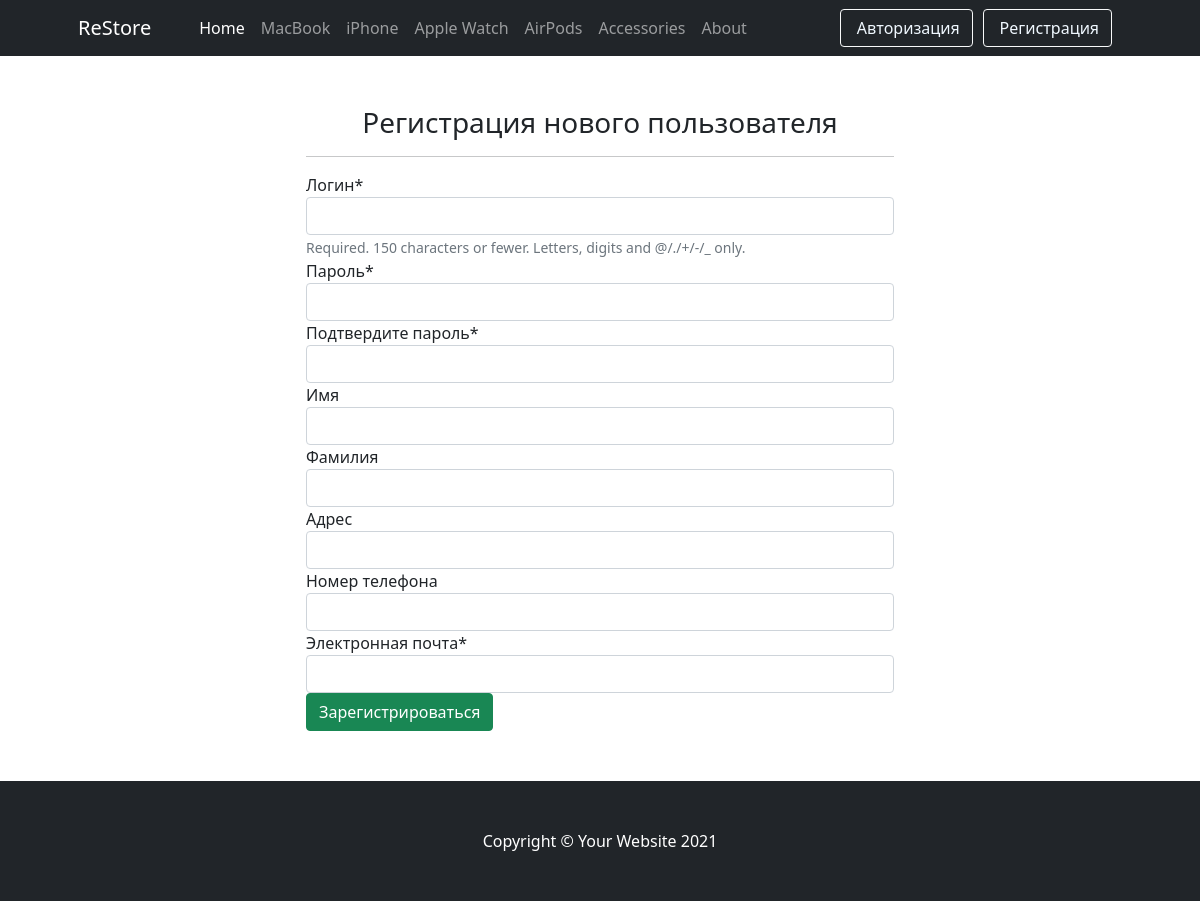
Page /registration/ on the committed database.
### mainapp/models.py (models this page shows, shortened)
class Category(models.Model):
    name = models.CharField(max_length=255, verbose_name='Имя категории')
    slug = models.SlugField(unique=True)
    def get_absolute_url(self):
        return reverse('category_detail', kwargs={'slug': self.slug})

### mainapp/views.py (the view, shortened to what this page needs)
# urls.py: path('registration/', RegistrationView.as_view(), name='registration'),
class RegistrationView(CartMixin, View):
    def get(self, request, *args, **kwargs):
        form = RegistrationForm(request.POST or None)
        categories = Category.objects.all()
        context = {
            'form': form,
            'categories': categories,
            'cart': self.cart
        }
        return render(request, 'registration.html', context)

### mainapp/forms.py (shortened to what this page needs)
class RegistrationForm(forms.ModelForm):
    confirm_password = forms.CharField(widget=forms.PasswordInput)
    password = forms.CharField(widget=forms.PasswordInput)
    phone = forms.CharField(required=False)
    address = forms.CharField(required=False)
    email = forms.EmailField(required=True)
    def __init__(self, *args, **kwargs):
        super().__init__(*args, **kwargs)
        self.fields['username'].label = 'Логин'
        self.fields['password'].label = 'Пароль'
        self.fields['confirm_password'].label = 'Подтвердите пароль'
        self.fields['phone'].label = 'Номер телефона'
        self.fields['first_name'].label = 'Имя'
        self.fields['last_name'].label = 'Фамилия'
        self.fields['address'].label = 'Адрес'
        self.fields['email'].label = 'Электронная почта'
    class Meta:
        model = User
        fields = ['username', 'password', 'confirm_password', 'first_name', 'last_name', 'address', 'phone', 'email']

### mainapp/mixins.py (called while the page is built)
    def dispatch(self, request, *args, **kwargs):
        if request.user.is_authenticated:
            customer = Customer.objects.filter(user=request.user).first()
            if not customer:
                customer = Customer.objects.create(
                    user=request.user
                )
            cart = Cart.objects.filter(owner=customer, in_order=False).first()
            if not cart:
                cart = Cart.objects.create(owner=customer)
        else:
            cart = Cart.objects.filter(for_anonymous_user=True).first()
            if not cart:
                cart = Cart.objects.create(for_anonymous_user=True)
        self.cart = cart
        return super().dispatch(request, *args, **kwargs)

### mainapp/templates/registration.html (shortened to what this page needs)
{% extends 'home.html' %}
{% load crispy_forms_tags %}
{% block content %}
<div class="row" style="margin-bottom: 50px; margin-top: 50px">
<div class="col-md-6 offset-md-3">
    <h3 class="text-center">Регистрация нового пользователя</h3>
    <hr>
    <form action="" method="POST">
        {{ form|crispy }}
        <input type="submit" class="btn btn-success btn-block" value="Зарегистрироваться">
    </form>
</div>
</div>
{% endblock %}

### mainapp/templates/home.html (shortened to what this page needs)
<!DOCTYPE html>
<html lang="en">
<head>
    <link href="https://cdn.jsdelivr.net/npm/bootstrap@5.0.2/dist/css/bootstrap.min.css" rel="stylesheet">
</head>
<body>
    <nav class="navbar navbar-expand-lg navbar-dark bg-dark">
            <div class="container px-4 px-lg-5">
                <a class="navbar-brand" href="{% url 'base' %}">ReStore</a>
                <div class="collapse navbar-collapse" id="navbarSupportedContent">
                    <ul class="navbar-nav me-auto mb-2 mb-lg-0 ms-lg-4">
                        <li class="nav-item"><a class="nav-link active" aria-current="page" href="{% url 'base' %}">Home</a></li>
                        {% for category in categories %}
                            <li class="nav-item"><a class="nav-link" href="{{ category.get_absolute_url }}">{{ category.name }}</a></li>
                        {% endfor %}
                        <li class="nav-item"><a class="nav-link" href="#!">About</a></li>
                    </ul>
                    <form class="d-flex">
                        {% if not request.user.is_authenticated %}
                            <button class="btn btn-outline-light" type="submit" >
                                <a href="{% url 'login' %}" class="text">
                                Авторизация
                                </a>
                            </button>
                        <button class="btn btn-outline-light" type="submit" >
                        <a href="{% url 'registration' %}" class="text">
                            Регистрация
                        </a>
                        </button>
                         {% endif %}
                    </form>
                </div>
            </div>
        </nav>
    {% block content %}{% endblock content %}
    <footer class="py-5 bg-dark">
        <div class="container"><p class="m-0 text-center text-white">Copyright &copy; Your Website 2021</p></div>
    </footer>
</body>
</html>

### mainapp/templates/home.html (style rules this page uses)
.btn-outline-light { margin-right: 10px; }
a.text { text-decoration: none; color: aliceblue; }

### rows in the picture
Category: name "MacBook"
Category: name "iPhone"
Category: name "Apple Watch"
Category: name "AirPods"
Category: name "Accessories"
